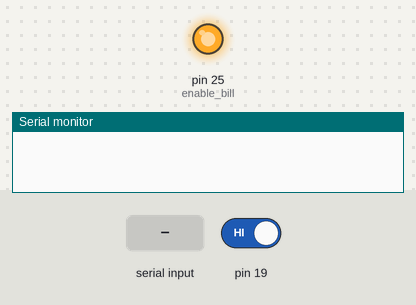
Simulated run of this program. Board: Arduino Mega 2560, built with avr-gcc and run on an emulated ATmega2560. Parts: output pins drawn as LEDs (lit = HIGH), the last lines printed to the serial monitor. The inputs (shaded band) are chosen by the test bench; at power-on: pin 19 HIGH.

Above: at 1.2 s.
1.3 s: pin 19 driven LOW
At 2.8 s:
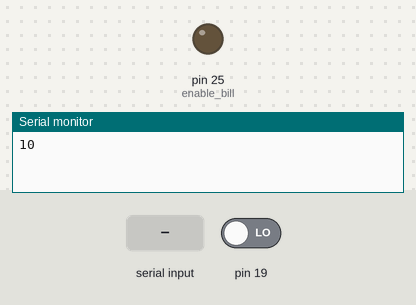
5.9 s: "reset" received over Serial
At 8.0 s:
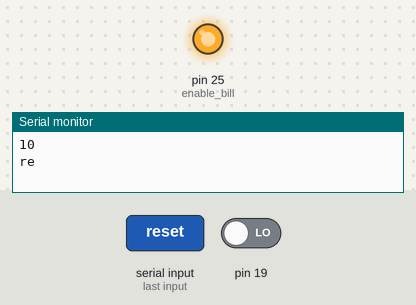
8.4 s: "on" received over Serial
At 9.7 s:
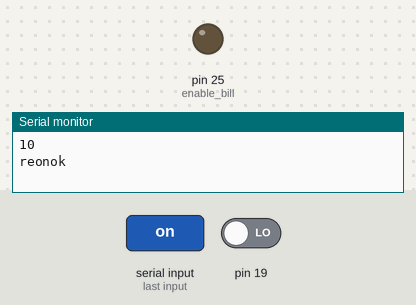
Timing chart, 0 to 11.4 s (numbered marks = the images above; inputs shaded):
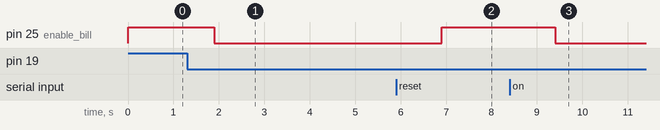

The program:

main.cpp
```cpp
#include <Arduino.h>
#define enable_bill 25
bool w = 0;
volatile int contador2 = 0;
int n = contador2;
unsigned long lastConnectionTime = 0;
unsigned long long int postingInterval = 600; //
void con2()
{
  contador2++;
}
void setup()
{
  Serial.begin(9600);
  pinMode(enable_bill, OUTPUT);
  digitalWrite(enable_bill, HIGH);
  attachInterrupt(4, con2, FALLING);
}

void loop()
{
  while (Serial.available())
  {
    String billetero = Serial.readString();

    if (billetero == "who")
    {
      Serial.println("bill");
      //return;
    }
    if (billetero == "reset")
    {
      Serial.println("resetok");
      asm volatile(" jmp 0");
    }
    if (billetero == "on")
    {
      digitalWrite(enable_bill, LOW);
      Serial.println("onok");
    }
    if (billetero == "off")
    {
      digitalWrite(enable_bill, HIGH);
      Serial.println("offok");
    }
  }

  if (millis() - lastConnectionTime > postingInterval && w == 1)
  {
    Serial.println(contador2*10);
    w = 0;
    contador2 = 0;
    n = 0;
    digitalWrite(enable_bill, LOW);
  }

  if (n != contador2)
  {
    n = contador2;
    w = 1;
    lastConnectionTime = millis();
    digitalWrite(enable_bill, HIGH);
  }
}
```

Measured:
- after the input at 1.3 s, pin 25 (enable_bill): HIGH → LOW after 0.60 s
- after the input at 5.9 s, pin 25 (enable_bill): LOW → HIGH after 1.0 s
- after the input at 8.4 s, pin 25 (enable_bill): HIGH → LOW after 1.0 s
